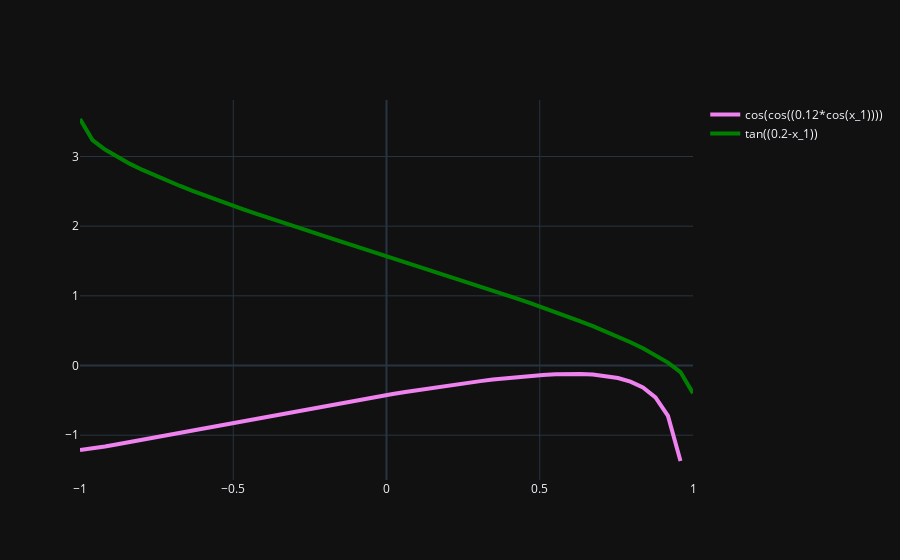

The notebook cell saved with this chart:
### Code cell
cs = [[float(c)] for c in x_constants_p]
fig = plot_functions(
    equations=[results["x_decoded1"], list(results["x_decoded2"])],
    constants=[cs[results["rand_idx1"]], cs[results["rand_idx2"]]],
    values=[
        test_values_det[results["rand_idx1"]],
        test_values_det[results["rand_idx2"]],
    ],
    is_function=is_function,
    is_operator=is_operator,
)
